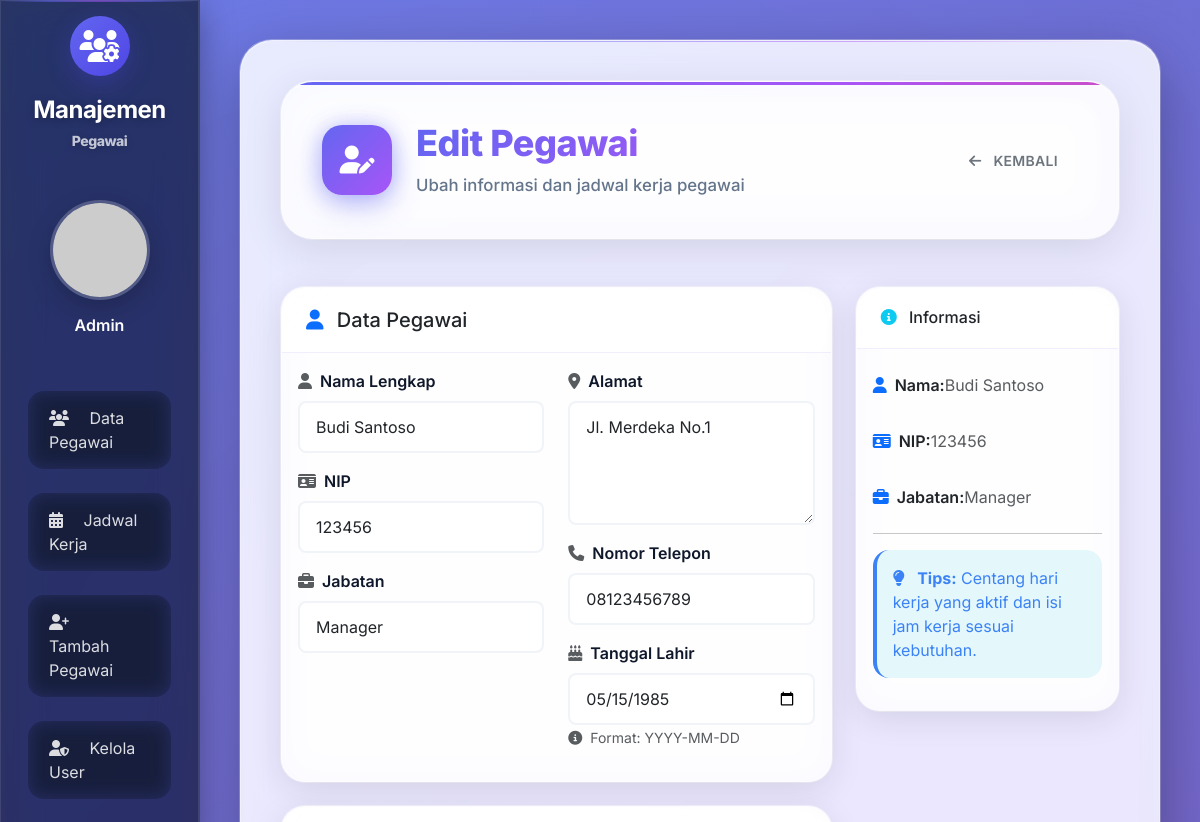
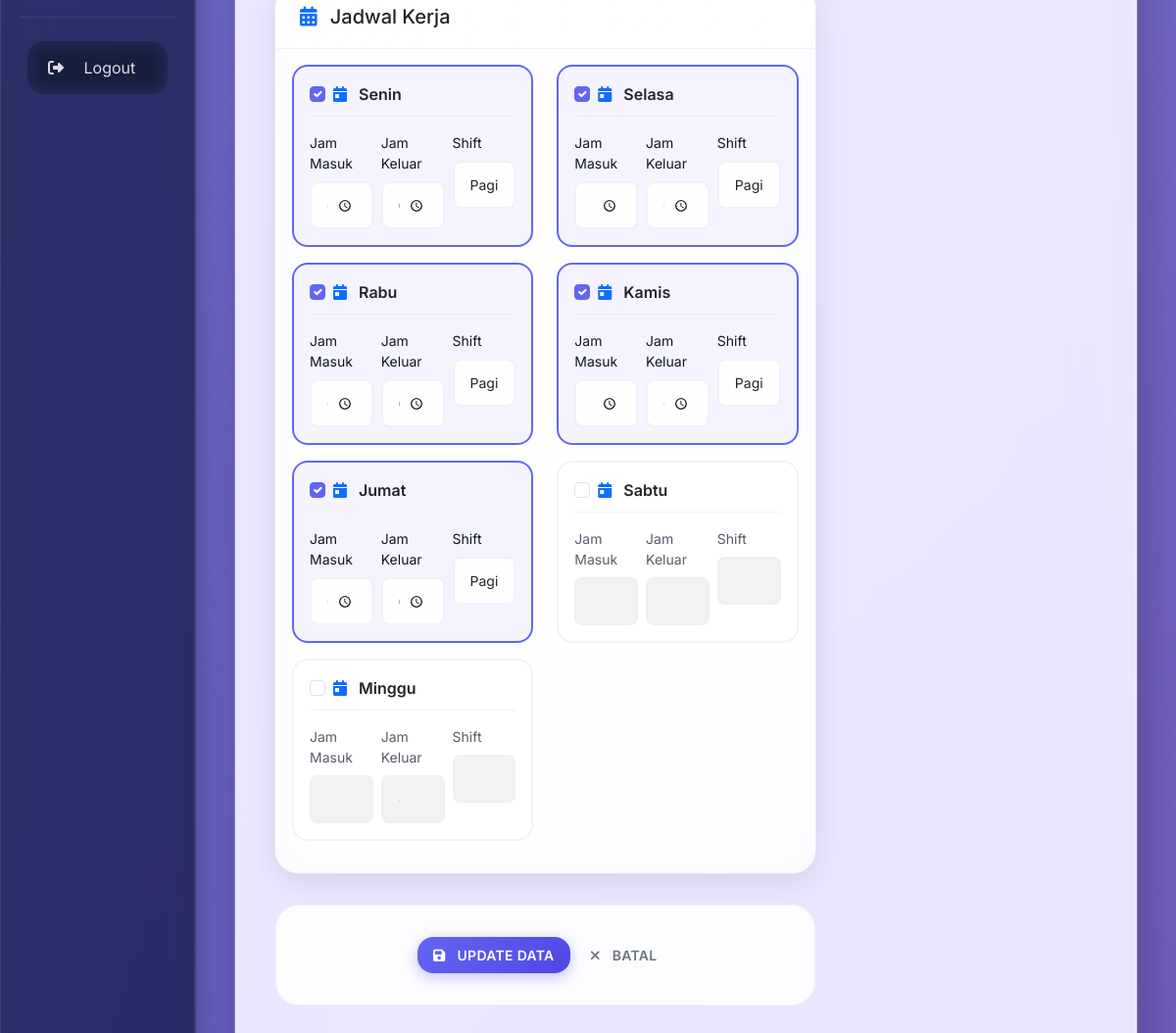
Page /pegawai/edit.php?id=1 (signed in) on the committed database (2 pictures, top to bottom).
### tables this page shows
CREATE TABLE `pegawai` (
  `id` INT AUTO_INCREMENT PRIMARY KEY,
  `nama` VARCHAR(100) NOT NULL,
  `nip` VARCHAR(20) NOT NULL UNIQUE,
  `jabatan` VARCHAR(50) NOT NULL,
  `alamat` TEXT,
  `telepon` VARCHAR(15),
  `tanggal_lahir` DATE
);

CREATE TABLE `jadwal_kerja` (
  `id` INT AUTO_INCREMENT PRIMARY KEY,
  `pegawai_id` INT NOT NULL,
  `hari` ENUM('Senin','Selasa','Rabu','Kamis','Jumat','Sabtu','Minggu') NOT NULL,
  `jam_masuk` TIME NOT NULL,
  `jam_keluar` TIME NOT NULL,
  `shift` ENUM('Pagi','Siang','Malam') NOT NULL,
  FOREIGN KEY (pegawai_id) REFERENCES pegawai(id) ON DELETE CASCADE
);

### pegawai/edit.php (the view, shortened to what this page needs)
<?php
include '../inc/db.php';
$id = intval($_GET['id']);
$q = mysqli_query($conn, "SELECT * FROM pegawai WHERE id=$id");
$data = mysqli_fetch_assoc($q);
$jadwal_result = mysqli_query($conn, "SELECT * FROM jadwal_kerja WHERE pegawai_id=$id");
$jadwal_data = [];
while ($jadwal = mysqli_fetch_assoc($jadwal_result)) {
  $jadwal_data[$jadwal['hari']] = $jadwal;
}
include '../inc/header.php';
include '../inc/navbar.php';
?>
<div class="page-header mb-5">
  <div class="d-flex justify-content-between align-items-center">
    <div class="header-content">
      <div class="header-icon">
        <i class="fas fa-user-edit"></i>
      </div>
      <div class="header-text">
        <h1 class="page-title">Edit Pegawai</h1>
        <p class="page-subtitle">Ubah informasi dan jadwal kerja pegawai</p>
      </div>
    </div>
    <div class="header-actions">
      <a href="list.php" class="btn btn-outline-secondary me-2">
        <i class="fas fa-arrow-left me-2"></i>
        Kembali
      </a>
    </div>
  </div>
</div>
<div class="row">
  <div class="col-lg-8">
    <form method="post" class="edit-form">
      <div class="card mb-4">
        <div class="card-header">
          <h5 class="mb-0">
            <i class="fas fa-user me-2 text-primary"></i>
            Data Pegawai
          </h5>
        </div>
        <div class="card-body">
          <div class="row">
            <div class="col-md-6">
              <div class="form-group mb-3">
                <label class="form-label fw-semibold">
                  <i class="fas fa-user me-1 text-muted"></i>
                  Nama Lengkap
                </label>
                <input type="text" name="nama" class="form-control"
                       value="<?= htmlspecialchars($data['nama']) ?>"
                       placeholder="Masukkan nama lengkap" required>
              </div>
              <div class="form-group mb-3">
                <label class="form-label fw-semibold">
                  <i class="fas fa-id-card me-1 text-muted"></i>
                  NIP
                </label>
                <input type="text" name="nip" class="form-control"
                       value="<?= htmlspecialchars($data['nip']) ?>"
                       placeholder="Masukkan NIP" required>
              </div>
              <div class="form-group mb-3">
                <label class="form-label fw-semibold">
                  <i class="fas fa-briefcase me-1 text-muted"></i>
                  Jabatan
                </label>
                <input type="text" name="jabatan" class="form-control"
                       value="<?= htmlspecialchars($data['jabatan']) ?>"
                       placeholder="Masukkan jabatan" required>
              </div>
            </div>
            <div class="col-md-6">
              <div class="form-group mb-3">
                <label class="form-label fw-semibold">
                  <i class="fas fa-map-marker-alt me-1 text-muted"></i>
                  Alamat
                </label>
                <textarea name="alamat" class="form-control" rows="4"
                          placeholder="Masukkan alamat lengkap"><?= htmlspecialchars($data['alamat']) ?></textarea>
              </div>
              <div class="form-group mb-3">
                <label class="form-label fw-semibold">
                  <i class="fas fa-phone me-1 text-muted"></i>
                  Nomor Telepon
                </label>
                <input type="text" name="telepon" class="form-control"
                       value="<?= htmlspecialchars($data['telepon']) ?>"
                       placeholder="Masukkan nomor telepon">
              </div>
              <div class="form-group mb-3">
                <label class="form-label fw-semibold">
                  <i class="fas fa-birthday-cake me-1 text-muted"></i>
                  Tanggal Lahir
                </label>
                <input type="date" name="tanggal_lahir" class="form-control"
                       value="<?= isset($data['tanggal_lahir']) ? htmlspecialchars($data['tanggal_lahir']) : '' ?>"
                       placeholder="Masukkan tanggal lahir" required>
                <small class="form-text text-muted">
                  <i class="fas fa-info-circle me-1"></i>
                  Format: YYYY-MM-DD
                </small>
              </div>
            </div>
          </div>
        </div>
      </div>
      <div class="card mb-4">
        <div class="card-header">
          <h5 class="mb-0">
            <i class="fas fa-calendar-alt me-2 text-primary"></i>
            Jadwal Kerja
          </h5>
        </div>
        <div class="card-body">
          <div class="row">
            <?php
            $hari_list = ['Senin', 'Selasa', 'Rabu', 'Kamis', 'Jumat', 'Sabtu', 'Minggu'];
            foreach ($hari_list as $hari):
              $jadwal = isset($jadwal_data[$hari]) ? $jadwal_data[$hari] : null;
            ?>
            <div class="col-md-6 mb-3">
              <div class="schedule-card">
                <div class="schedule-header">
                  <div class="form-check">
                    <input class="form-check-input" type="checkbox" name="jadwal_<?= $hari ?>" value="1" id="jadwal_<?= $hari ?>"
                           <?= $jadwal ? 'checked' : '' ?>>
                    <label class="form-check-label fw-semibold" for="jadwal_<?= $hari ?>">
                      <i class="fas fa-calendar-day me-2 text-primary"></i>
                      <?= $hari ?>
                    </label>
                  </div>
                </div>
                <div class="schedule-body">
                  <div class="row g-2">
                    <div class="col-4">
                      <label class="form-label small">Jam Masuk</label>
                      <input type="time" name="jam_masuk_<?= $hari ?>" class="form-control form-control-sm"
                             value="<?= $jadwal ? $jadwal['jam_masuk'] : '' ?>">
                    </div>
                    <div class="col-4">
                      <label class="form-label small">Jam Keluar</label>
                      <input type="time" name="jam_keluar_<?= $hari ?>" class="form-control form-control-sm"
                             value="<?= $jadwal ? $jadwal['jam_keluar'] : '' ?>">
                    </div>
                    <div class="col-4">
                      <label class="form-label small">Shift</label>
                      <select name="shift_<?= $hari ?>" class="form-control form-control-sm">
                        <option value="Pagi" <?= ($jadwal && $jadwal['shift'] == 'Pagi') ? 'selected' : '' ?>>Pagi</option>
                      </select>
                    </div>
                  </div>
                </div>
              </div>
            </div>
            <?php endforeach; ?>
          </div>
        </div>
      </div>
      <div class="form-actions">
        <button type="submit" class="btn btn-primary btn-lg">
          <i class="fas fa-save me-2"></i>
          Update Data
        </button>
        <a href="list.php" class="btn btn-outline-secondary btn-lg">
          <i class="fas fa-times me-2"></i>
          Batal
        </a>
      </div>
    </form>
  </div>
  <div class="col-lg-4">
    <div class="card">
      <div class="card-header">
        <h6 class="mb-0">
          <i class="fas fa-info-circle me-2 text-info"></i>
          Informasi
        </h6>
      </div>
      <div class="card-body">
        <div class="info-item">
          <i class="fas fa-user text-primary me-2"></i>
          <span class="fw-semibold">Nama:</span>
          <span class="text-muted"><?= htmlspecialchars($data['nama']) ?></span>
        </div>
        <div class="info-item">
          <i class="fas fa-id-card text-primary me-2"></i>
          <span class="fw-semibold">NIP:</span>
          <span class="text-muted"><?= htmlspecialchars($data['nip']) ?></span>
        </div>
        <div class="info-item">
          <i class="fas fa-briefcase text-primary me-2"></i>
          <span class="fw-semibold">Jabatan:</span>
          <span class="text-muted"><?= htmlspecialchars($data['jabatan']) ?></span>
        </div>
        <hr>
        <div class="alert alert-info">
          <i class="fas fa-lightbulb me-2"></i>
          <strong>Tips:</strong> Centang hari kerja yang aktif dan isi jam kerja sesuai kebutuhan.
        </div>
      </div>
    </div>
  </div>
</div>
<?php include '../inc/footer.php'; ?>

### pegawai/edit.php (style rules this page uses)
.edit-form { animation: slideInUp 0.6s ease-out; }
.form-group { position: relative; }
.form-label { color: var(--dark-color); margin-bottom: 0.5rem; display: block; }
.form-control { border: 2px solid var(--border-color); border-radius: 0.5rem; padding: 0.75rem 1rem; transition: var(--transition); background: rgba(255, 255, 255, 0.9); }
.schedule-card { background: rgba(255, 255, 255, 0.8); border: 2px solid var(--border-color); border-radius: var(--border-radius); padding: 1rem; transition: var(--transition); }
.schedule-header { margin-bottom: 1rem; padding-bottom: 0.5rem; border-bottom: 1px solid var(--border-color); }
.schedule-body { opacity: 0.7; transition: var(--transition); }
.schedule-card:has(input[type="checkbox"]:checked) .schedule-body { opacity: 1; }
.schedule-card:has(input[type="checkbox"]:checked) { border-color: var(--primary-color); background: rgba(79, 70, 229, 0.05); }
.form-check-input:checked { background-color: var(--primary-color); border-color: var(--primary-color); }
.form-actions { background: rgba(255, 255, 255, 0.9); border-radius: var(--border-radius-lg); padding: 2rem; margin-top: 2rem; text-align: center; border: 1px solid var(--border-color); }
.info-item { display: flex; align-items: center; margin-bottom: 1rem; padding: 0.5rem 0; }
.alert { border: none; border-radius: var(--border-radius); padding: 1rem; }
.alert-info { background: rgba(6, 182, 212, 0.1); color: var(--info-color); border-left: 4px solid var(--info-color); }

### rows in the picture
pegawai: nama "Budi Santoso", nip "123456", jabatan "Manager", alamat "Jl. Merdeka No.1", telepon "08123456789", tanggal_lahir "05/15/1985"
jadwal_kerja: jam_masuk_Senin "08:00:00", jam_keluar "17:00:00", shift "Pagi"
jadwal_kerja: jam_masuk "08:00:00", jam_keluar "17:00:00", shift "Pagi"
jadwal_kerja: jam_masuk "08:00:00", jam_keluar "17:00:00", shift "Pagi"
jadwal_kerja: jam_masuk "08:00:00", jam_keluar "17:00:00", shift "Pagi"
jadwal_kerja: jam_masuk "08:00:00", jam_keluar "17:00:00", shift "Pagi"

### other values in the picture
$username "Admin"
$hari "Senin"
$hari "Selasa"
$hari "Rabu"
$hari "Kamis"
$hari "Jumat"
$hari "Sabtu"
$hari "Minggu"
